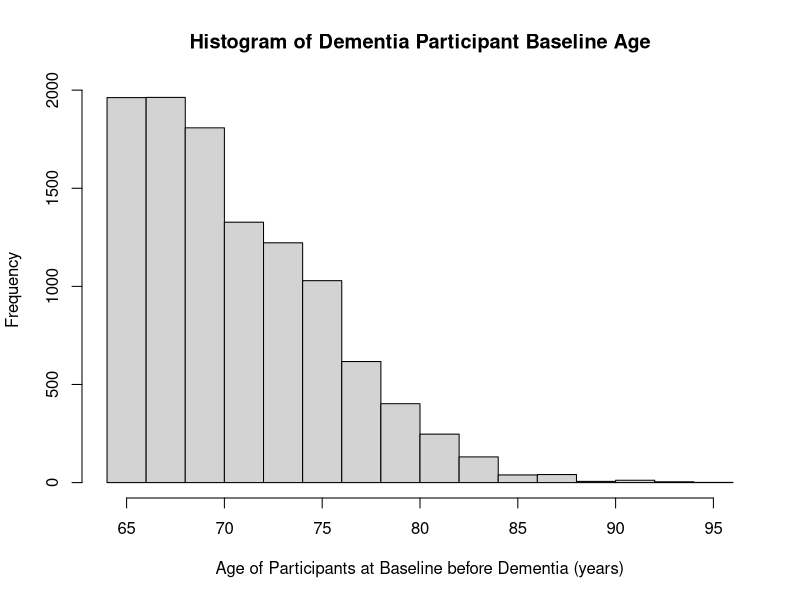
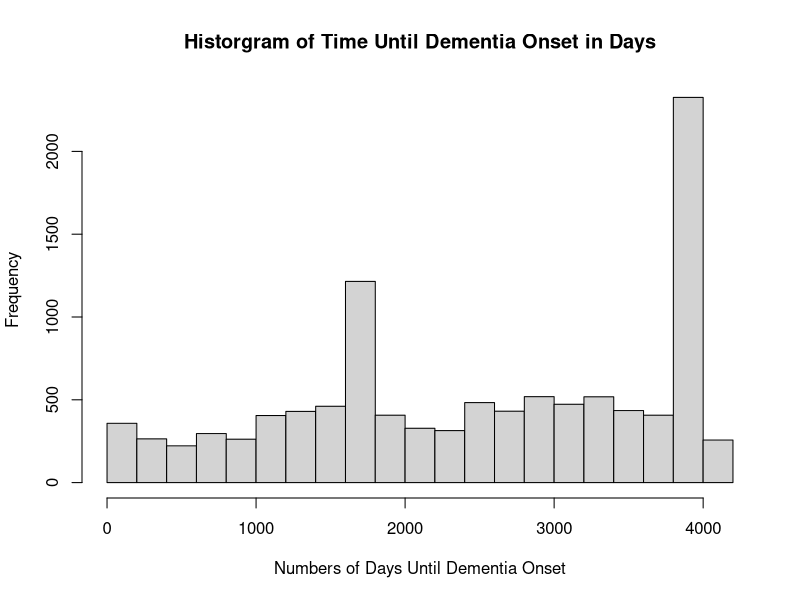
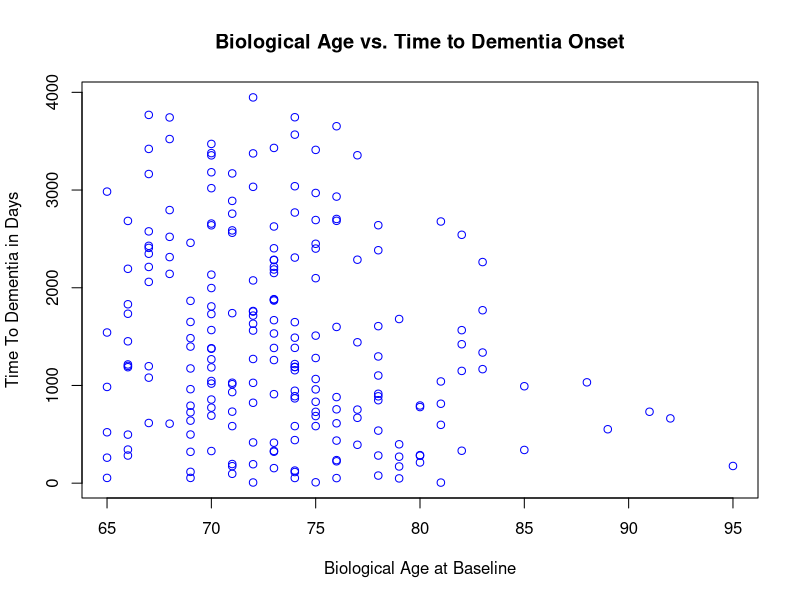
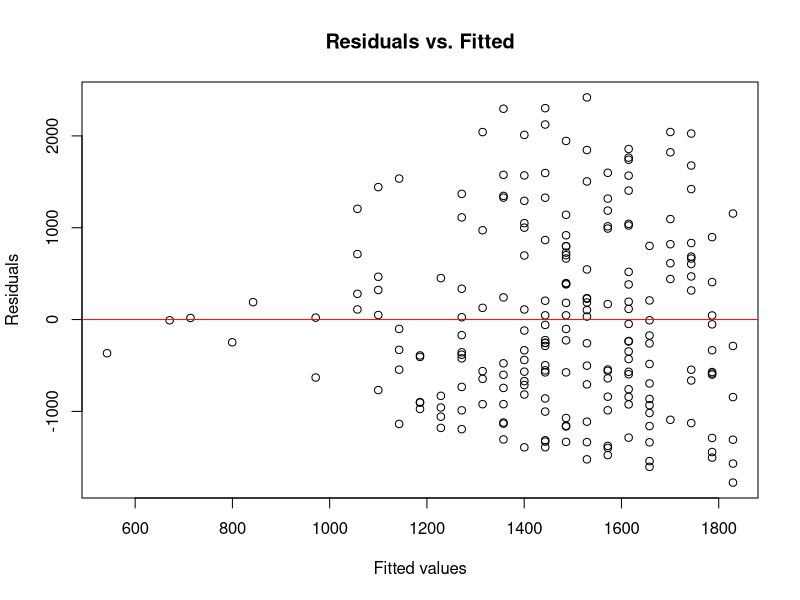
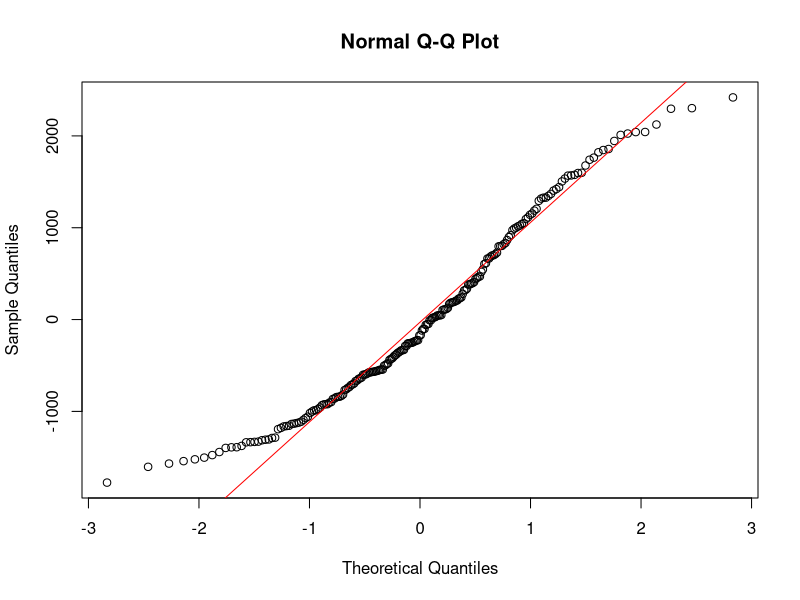

Write the R code that produced these figures, in order.
## ---- chunk 1
library(dplyr)

dementia = read.csv("dementia.csv")

df_onset <- dementia %>%
  filter(dementia_new == 1) %>%      # only the row where dementia starts
  group_by(id) %>%
  filter(date == min(date)) %>%      # keep first onset
  ungroup()
## ---- chunk 2
lm_fit = lm(time_dementia ~ age, data=df_onset)
## ---- chunk 3
hist(dementia$age, xlab="Age of Participants at Baseline before Dementia (years)", main="Histogram of Dementia Participant Baseline Age")
hist(dementia$time_dementia, xlab="Numbers of Days Until Dementia Onset", main="Historgram of Time Until Dementia Onset in Days")
## ---- chunk 4
plot(df_onset$age, df_onset$time_dementia, col="blue", main="Biological Age vs. Time to Dementia Onset", ylab="Time To Dementia in Days", xlab="Biological Age at Baseline")
## ---- chunk 5
plot(lm_fit$fitted.values, lm_fit$residuals,
     xlab="Fitted values", ylab="Residuals",
     main="Residuals vs. Fitted")
abline(h=0, col="red")
## ---- chunk 6
qqnorm(lm_fit$residuals)
qqline(lm_fit$residuals, col="red")
